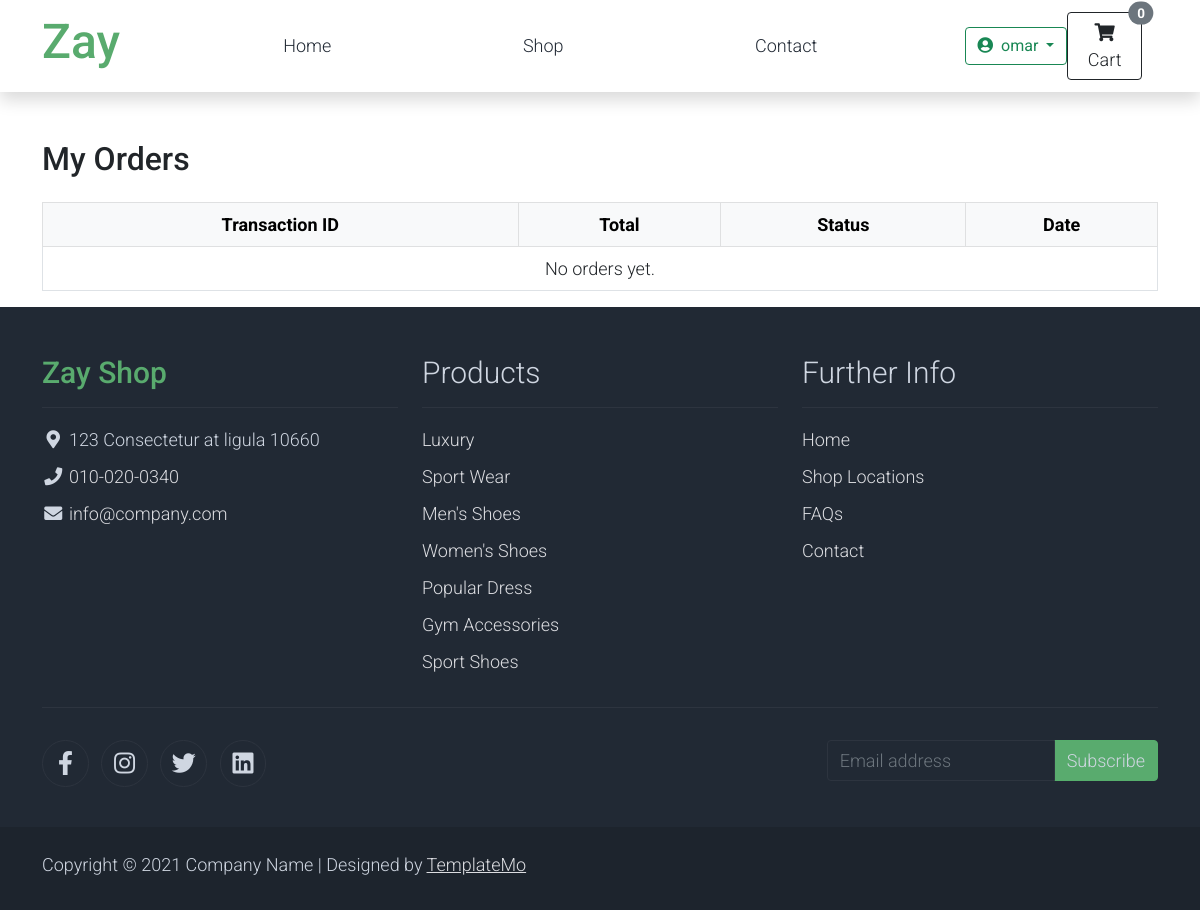
The app's page /shop/my-orders/ (signed in), older data.
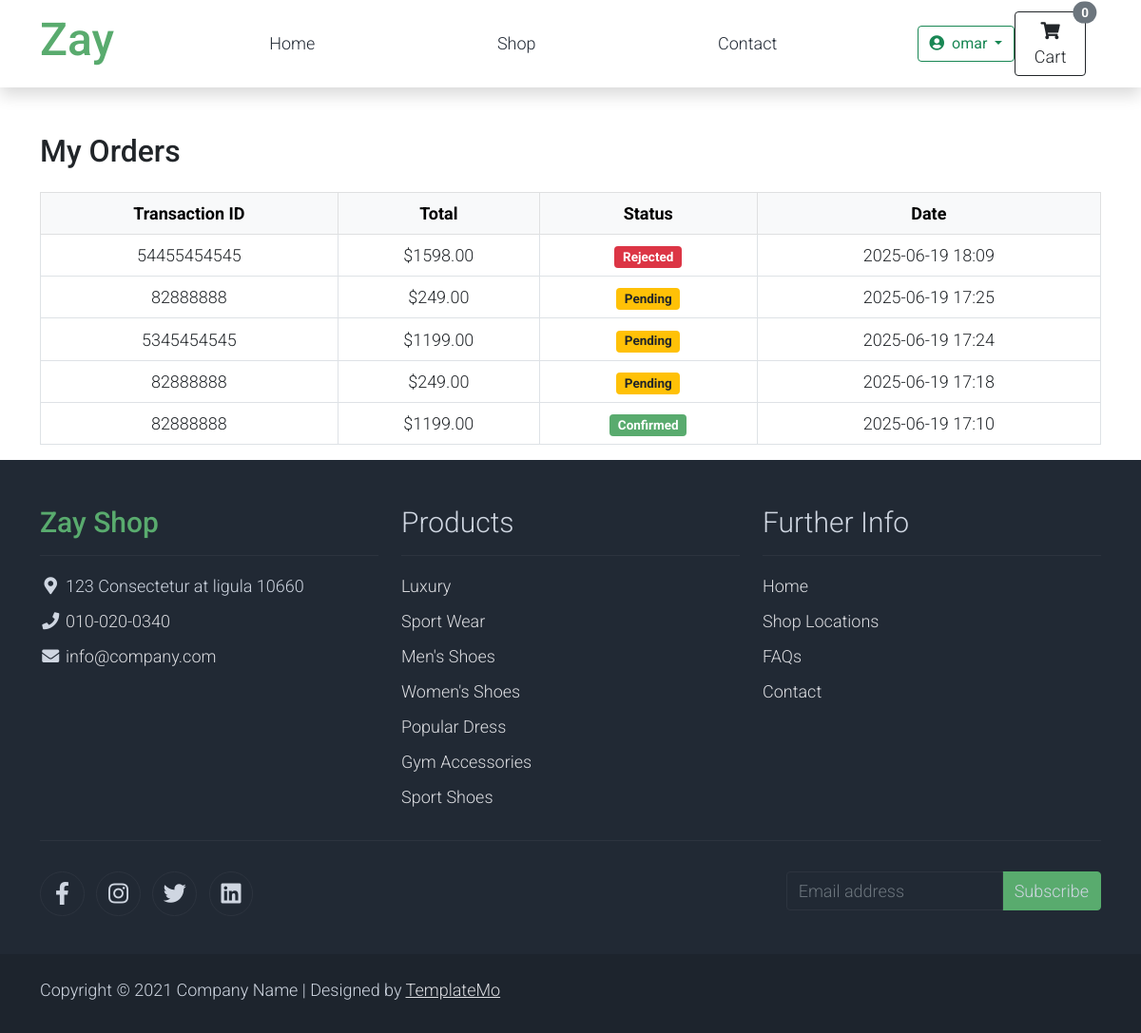
The same page, newer data.
### shop/models.py (models this page shows, shortened)
class Order(models.Model):
    STATUS_CHOICES = (
        ('pending', 'Pending'),
        ('confirmed', 'Confirmed'),
        ('rejected', 'Rejected'),
    )
    user = models.ForeignKey(User, on_delete=models.SET_NULL, null=True, blank=True)
    name = models.CharField(max_length=255)
    phone = models.CharField(max_length=20)
    transaction_id = models.CharField(max_length=100)
    total = models.DecimalField(max_digits=10, decimal_places=2)
    status = models.CharField(max_length=10, choices=STATUS_CHOICES, default='pending')
    created_at = models.DateTimeField(auto_now_add=True)

### shop/views.py (the view)
# urls.py: path('my-orders/', views.my_orders, name='my_orders'),
@login_required
def my_orders(request):
    orders = Order.objects.filter(user=request.user).order_by('-created_at')
    return render(request, 'shop/my_orders.html', {'orders': orders})

### shop/context_processors.py (called while the page is built)
def cart_item_count(request):
    cart = request.session.get('cart', {})
    count = sum(cart.values())
    return {'cart_item_count': count}

### shop/templates/shop/my_orders.html
{% extends 'base.html' %}
{% block body %}
<div class="container mt-5">
    <h2>My Orders</h2>
    <table class="table table-bordered text-center align-middle mt-4">
        <thead class="table-light">
            <tr>
                <th>Transaction ID</th>
                <th>Total</th>
                <th>Status</th>
                <th>Date</th>
            </tr>
        </thead>
        <tbody>
            {% for order in orders %}
                <tr>
                    <td>{{ order.transaction_id }}</td>
                    <td>${{ order.total }}</td>
                    <td>
                        {% if order.status == "pending" %}
                            <span class="badge bg-warning text-dark">Pending</span>
                        {% elif order.status == "confirmed" %}
                            <span class="badge bg-success">Confirmed</span>
                        {% else %}
                            <span class="badge bg-danger">Rejected</span>
                        {% endif %}
                    </td>
                    <td>{{ order.created_at|date:"Y-m-d H:i" }}</td>
                </tr>
            {% empty %}
                <tr>
                    <td colspan="4">No orders yet.</td>
                </tr>
            {% endfor %}
        </tbody>
    </table>
</div>
{% endblock body %}

### templates/base.html (shortened to what this page needs)
{% load static %}
<!DOCTYPE html>
<html lang="en">
<head>
    <link rel="stylesheet" href="{% static 'assets/css/bootstrap.min.css' %}">
    <link rel="stylesheet" href="{% static 'assets/css/templatemo.css' %}">
    <link rel="stylesheet" href="{% static 'assets/css/custom.css' %}">
    <link rel="stylesheet" href="{% static 'assets/css/fontawesome.min.css' %}">
<link rel="stylesheet" href="https://cdnjs.cloudflare.com/ajax/libs/animate.css/4.1.1/animate.min.css"/>
<link href="https://cdn.jsdelivr.net/npm/aos@2.3.4/dist/aos.css" rel="stylesheet">
</head>
<body>
    {% include 'parts/navbar.html' %}
    {% block body %}
    {% endblock %}
    {% include 'parts/footer.html' %}
</body>
</html>

### templates/parts/navbar.html (shortened to what this page needs)
<nav class="navbar navbar-expand-lg navbar-light shadow">
    <div class="container d-flex justify-content-between align-items-center">
        <a class="navbar-brand text-success logo h1 align-self-center" href="/">
            Zay
        </a>
        <div class="align-self-center collapse navbar-collapse flex-fill  d-lg-flex justify-content-lg-between" id="templatemo_main_nav">
            <div class="flex-fill">
                <ul class="nav navbar-nav d-flex justify-content-between mx-lg-auto">
                    <li class="nav-item">
                        <a class="nav-link" href="{% url 'home:home' %}">Home</a>
                    </li>
                    <li class="nav-item">
                        <a class="nav-link" href="{% url 'shop:shop_list' %}">Shop</a>
                    </li>
                    <li class="nav-item">
                        <a class="nav-link" href="{% url 'contact:send_text' %}">Contact</a>
                    </li>
                </ul>
            </div>
            <div class="navbar align-self-center d-flex">
                {% if user.is_authenticated %}
                    <div class="dropdown">
                        <button class="btn btn-outline-success dropdown-toggle" type="button" id="profileDropdown" data-bs-toggle="dropdown" aria-expanded="false">
                            <i class="fas fa-user-circle me-1"></i> {{ user.username }}
                        </button>
                    </div>
                {% else %}
                    <div class="d-flex gap-2">
                        <a href="{% url 'account_login' %}" class="btn btn-success">Log in </a>
                        <a href="{% url 'account_signup' %}" class="btn btn-outline-primary">Sign Up</a>
                    </div>
                {% endif %}
            </div>
        </div>
<a class="btn btn-outline-dark position-relative me-3" href="{% url 'shop:view_cart' %}">
    <i class="fas fa-shopping-cart"></i> Cart
    <span class="position-absolute top-0 start-100 translate-middle badge rounded-pill {% if cart_item_count > 0 %}bg-danger{% else %}bg-secondary{% endif %}">
        {{ cart_item_count }}
    </span>
</a>
    </div>
</nav>

### templates/parts/footer.html (shortened to what this page needs)
    <footer class="bg-dark" id="tempaltemo_footer">
        <div class="container">
            <div class="row">
                <div class="col-md-4 pt-5">
                    <h2 class="h2 text-success border-bottom pb-3 border-light logo">Zay Shop</h2>
                    <ul class="list-unstyled text-light footer-link-list">
                        <li>
                            <i class="fas fa-map-marker-alt fa-fw"></i>
                            123 Consectetur at ligula 10660
                        </li>
                        <li>
                            <i class="fa fa-phone fa-fw"></i>
                            <a class="text-decoration-none" href="tel:010-020-0340">010-020-0340</a>
                        </li>
                        <li>
                            <i class="fa fa-envelope fa-fw"></i>
                            <a class="text-decoration-none" href="mailto:info@company.com">info@company.com</a>
                        </li>
                    </ul>
                </div>
                <div class="col-md-4 pt-5">
                    <h2 class="h2 text-light border-bottom pb-3 border-light">Products</h2>
                    <ul class="list-unstyled text-light footer-link-list">
                        <li><a class="text-decoration-none" href="#">Luxury</a></li>
                        <li><a class="text-decoration-none" href="#">Sport Wear</a></li>
                        <li><a class="text-decoration-none" href="#">Men's Shoes</a></li>
                        <li><a class="text-decoration-none" href="#">Women's Shoes</a></li>
                        <li><a class="text-decoration-none" href="#">Popular Dress</a></li>
                        <li><a class="text-decoration-none" href="#">Gym Accessories</a></li>
                        <li><a class="text-decoration-none" href="#">Sport Shoes</a></li>
                    </ul>
                </div>
                <div class="col-md-4 pt-5">
                    <h2 class="h2 text-light border-bottom pb-3 border-light">Further Info</h2>
                    <ul class="list-unstyled text-light footer-link-list">
                        <li><a class="text-decoration-none" href="#">Home</a></li>
                        <li><a class="text-decoration-none" href="#">Shop Locations</a></li>
                        <li><a class="text-decoration-none" href="#">FAQs</a></li>
                        <li><a class="text-decoration-none" href="#">Contact</a></li>
                    </ul>
                </div>
            </div>
            <div class="row text-light mb-4">
                <div class="col-12 mb-3">
                    <div class="w-100 my-3 border-top border-light"></div>
                </div>
                <div class="col-auto me-auto">
                    <ul class="list-inline text-left footer-icons">
                        <li class="list-inline-item border border-light rounded-circle text-center">
                            <a class="text-light text-decoration-none" target="_blank" href="http://facebook.com/"><i class="fab fa-facebook-f fa-lg fa-fw"></i></a>
                        </li>
                        <li class="list-inline-item border border-light rounded-circle text-center">
                            <a class="text-light text-decoration-none" target="_blank" href="https://www.instagram.com/"><i class="fab fa-instagram fa-lg fa-fw"></i></a>
                        </li>
                        <li class="list-inline-item border border-light rounded-circle text-center">
                            <a class="text-light text-decoration-none" target="_blank" href="https://twitter.com/"><i class="fab fa-twitter fa-lg fa-fw"></i></a>
                        </li>
                        <li class="list-inline-item border border-light rounded-circle text-center">
                            <a class="text-light text-decoration-none" target="_blank" href="https://www.linkedin.com/"><i class="fab fa-linkedin fa-lg fa-fw"></i></a>
                        </li>
                    </ul>
                </div>
                <div class="col-auto">
                    <div class="input-group mb-2">
                        <input type="text" class="form-control bg-dark border-light" id="subscribeEmail" placeholder="Email address">
                        <div class="input-group-text btn-success text-light">Subscribe</div>
                    </div>
                </div>
            </div>
        </div>
        <div class="w-100 bg-black py-3">
            <div class="container">
                <div class="row pt-2">
                    <div class="col-12">
                        <p class="text-left text-light">
                            Copyright &copy; 2021 Company Name
                            | Designed by <a rel="sponsored" href="https://templatemo.com" target="_blank">TemplateMo</a>
                        </p>
                    </div>
                </div>
            </div>
        </div>
    </footer>

### project/static/assets/css/templatemo.css (style rules this page uses)
body, ul, li, p, a, label, input, div { font-family: 'Roboto', sans-serif; font-size: 18px !important; font-weight: 300 !important; }
.h1 { font-family: 'Roboto', sans-serif; font-size: 48px !important; font-weight: 200 !important; }
.h2 { font-family: 'Roboto', sans-serif; font-size: 30px !important; font-weight: 300; }
.logo { font-weight: 500 !important; }
.text-success { color: #59ab6e !important; }
.text-light { color: #cfd6e1 !important; }
.bg-dark { background-color: #212934 !important; }
.bg-black { background-color: #1d242d !important; }
.bg-success { background-color: #59ab6e !important; }
.btn-success { background-color: #59ab6e !important; border-color: #56ae6c !important; }
#templatemo_main_nav a { color: #212934; }
.form-control { border: 1px solid #e8e8e8; }
#tempaltemo_footer a { color: #dcdde1; }
#tempaltemo_footer ul.footer-link-list li { padding-top: 10px; }
#tempaltemo_footer ul.footer-icons li { width: 2.6em; height: 2.6em; line-height: 2.6em; }
#tempaltemo_footer .border-light { border-color: #2d343f !important; }
@media (min-width: 768px) { #templatemo_main_nav .navbar-nav { max-width: 450px; } }
@media (min-width: 992px) { #templatemo_main_nav .navbar-nav { max-width: 550px; } }

Row changes from the older to the newer data that the page shows:
added Order: transaction_id "54455454545", total "1598.00", status "Rejected", created_at "2025-06-19 18:09"
added Order: transaction_id "82888888", total "249.00", status "Pending", created_at "2025-06-19 17:25"
added Order: transaction_id "5345454545", total "1199.00", status "Pending", created_at "2025-06-19 17:24"
added Order: transaction_id "82888888", total "249.00", status "Pending", created_at "2025-06-19 17:18"
added Order: transaction_id "82888888", total "1199.00", status "Confirmed", created_at "2025-06-19 17:10"
Text that changed along with them:
text no longer shown: "No orders yet."
